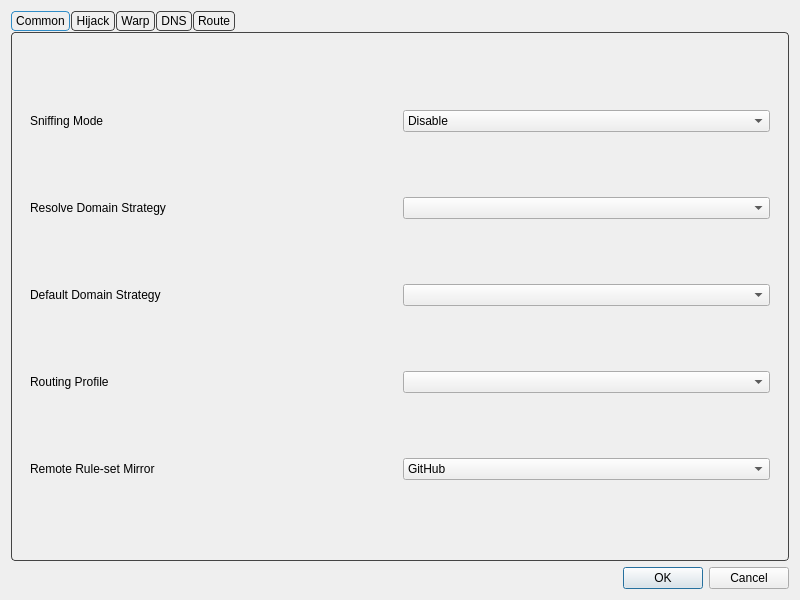
<?xml version="1.0" encoding="UTF-8"?>
<ui version="4.0">
 <class>DialogManageRoutes</class>
 <widget class="QDialog" name="DialogManageRoutes">
  <property name="geometry">
   <rect>
    <x>0</x>
    <y>0</y>
    <width>800</width>
    <height>600</height>
   </rect>
  </property>
  <property name="windowTitle">
   <string>Routes</string>
  </property>
  <layout class="QVBoxLayout" name="verticalLayout">
   <item>
    <widget class="QTabWidget" name="tabWidget">
     <property name="styleSheet">
      <string notr="true">QTabWidget::pane {
    margin-top: 1px;
    border: 1px solid #444444;
    border-radius: 4px;
}

QTabBar {
    background: transparent;
    qproperty-drawBase: 0;
}

QTabBar::tab {
    border: 1px solid #444444;
    border-radius: 4px;

    padding: 2px 4px;
    margin-right: 1px;
}

QTabBar::tab:selected {
    border: 1px solid palette(highlight);
}

QTabBar::tab:!selected {
    border: 1px solid #444444;
}

QTabBar::tab:hover:!selected {
    border: 1px solid #444444;
}</string>
     </property>
     <property name="currentIndex">
      <number>0</number>
     </property>
     <widget class="QWidget" name="tab">
      <attribute name="title">
       <string>Common</string>
      </attribute>
      <layout class="QVBoxLayout" name="verticalLayout_3">
       <item>
        <widget class="QWidget" name="widget" native="true">
         <layout class="QGridLayout" name="gridLayout_2">
          <item row="4" column="1">
           <widget class="QComboBox" name="route_prof"/>
          </item>
          <item row="3" column="0">
           <widget class="QLabel" name="label_3">
            <property name="toolTip">
             <string>&lt;html&gt;&lt;head/&gt;&lt;body&gt;&lt;p&gt;Used as default strategy when resolving outbound/dns server Domain addresses&lt;/p&gt;&lt;/body&gt;&lt;/html&gt;</string>
            </property>
            <property name="text">
             <string>Default Domain Strategy</string>
            </property>
           </widget>
          </item>
          <item row="3" column="1">
           <widget class="QComboBox" name="default_domain_strategy">
            <property name="editable">
             <bool>false</bool>
            </property>
           </widget>
          </item>
          <item row="1" column="0">
           <widget class="QLabel" name="label">
            <property name="toolTip">
             <string>Sniffs the connections intial packet(s?) to identify the protocol and the SNI. Sniff result for destination also rewrites the destionation of the connection to the sniffed SNI. For more data on the sniffed protocol refer to the sing-box's documentation.</string>
            </property>
            <property name="text">
             <string>Sniffing Mode</string>
            </property>
           </widget>
          </item>
          <item row="2" column="0">
           <widget class="QLabel" name="label_6">
            <property name="toolTip">
             <string notr="true">&lt;html&gt;&lt;head/&gt;&lt;body&gt;&lt;p&gt;If not empty, resolves domains in requests according to the strategy&lt;/p&gt;&lt;/body&gt;&lt;/html&gt;</string>
            </property>
            <property name="text">
             <string>Resolve Domain Strategy</string>
            </property>
           </widget>
          </item>
          <item row="1" column="1">
           <widget class="QComboBox" name="sniffing_mode">
            <item>
             <property name="text">
              <string>Disable</string>
             </property>
            </item>
            <item>
             <property name="text">
              <string>Sniff result for routing</string>
             </property>
            </item>
           </widget>
          </item>
          <item row="4" column="0">
           <widget class="QLabel" name="route_prof_l">
            <property name="text">
             <string>Routing Profile</string>
            </property>
           </widget>
          </item>
          <item row="2" column="1">
           <widget class="QComboBox" name="domainStrategyCombo">
            <property name="editable">
             <bool>false</bool>
            </property>
           </widget>
          </item>
          <item row="5" column="0">
           <widget class="QLabel" name="ruleset_mirror_l">
            <property name="text">
             <string>Remote Rule-set Mirror</string>
            </property>
           </widget>
          </item>
          <item row="5" column="1">
           <widget class="QComboBox" name="ruleset_mirror">
            <item>
             <property name="text">
              <string>GitHub</string>
             </property>
            </item>
            <item>
             <property name="text">
              <string>jsDelivr(Cloudflare)</string>
             </property>
            </item>
            <item>
             <property name="text">
              <string>jsDelivr(Gcore)</string>
             </property>
            </item>
            <item>
             <property name="text">
              <string>jsDelivr(Quantil)</string>
             </property>
            </item>
            <item>
             <property name="text">
              <string>jsDelivr(Fastly)</string>
             </property>
            </item>
            <item>
             <property name="text">
              <string>jsDelivr(CDN)</string>
             </property>
            </item>
           </widget>
          </item>
         </layout>
        </widget>
       </item>
      </layout>
     </widget>
     <widget class="QWidget" name="tab_4">
      <attribute name="title">
       <string>Hijack</string>
      </attribute>
      <layout class="QVBoxLayout" name="verticalLayout_7">
       <item>
        <widget class="QGroupBox" name="hijack_box">
         <property name="title">
          <string>DNS Server</string>
         </property>
         <layout class="QFormLayout" name="formLayout">
          <item row="0" column="0">
           <widget class="QCheckBox" name="dnshijack_enable">
            <property name="text">
             <string>Enable</string>
            </property>
           </widget>
          </item>
          <item row="0" column="1">
           <widget class="QPushButton" name="dnshijack_what">
            <property name="text">
             <string>How does it work?</string>
            </property>
           </widget>
          </item>
          <item row="3" column="0">
           <widget class="QLabel" name="dnshijack_listenport_l">
            <property name="text">
             <string>Listen Port</string>
            </property>
           </widget>
          </item>
          <item row="3" column="1">
           <widget class="QLineEdit" name="dnshijack_listenport"/>
          </item>
          <item row="4" column="0">
           <widget class="QLabel" name="dnshijack_v4resp_l">
            <property name="text">
             <string>IPv4 Response</string>
            </property>
           </widget>
          </item>
          <item row="4" column="1">
           <widget class="QLineEdit" name="dnshijack_v4resp"/>
          </item>
          <item row="5" column="0">
           <widget class="QLabel" name="dnshijack_v6resp_l">
            <property name="text">
             <string>IPv6 Response</string>
            </property>
           </widget>
          </item>
          <item row="5" column="1">
           <widget class="QLineEdit" name="dnshijack_v6resp"/>
          </item>
          <item row="6" column="0">
           <widget class="QLabel" name="dnshijack_rules_l">
            <property name="toolTip">
             <string>&lt;html&gt;&lt;head/&gt;&lt;body&gt;&lt;p&gt;Following format should be used:&lt;br/&gt;domain:a.com&lt;/p&gt;&lt;p&gt;suffix:a.com&lt;/p&gt;&lt;p&gt;regex:someregex&lt;/p&gt;&lt;p&gt;rule_set:nameOfRuleSet&lt;/p&gt;&lt;/body&gt;&lt;/html&gt;</string>
            </property>
            <property name="text">
             <string>Rules</string>
            </property>
           </widget>
          </item>
          <item row="6" column="1">
           <widget class="QTextEdit" name="dnshijack_rules"/>
          </item>
          <item row="2" column="1">
           <widget class="QCheckBox" name="dnshijack_allow_lan">
            <property name="toolTip">
             <string>&lt;html&gt;&lt;head/&gt;&lt;body&gt;&lt;p&gt;Whether to listen on 0.0.0.0 so that other devices on LAN can use this server&lt;/p&gt;&lt;/body&gt;&lt;/html&gt;</string>
            </property>
            <property name="text">
             <string>Allow Lan to Connect</string>
            </property>
           </widget>
          </item>
         </layout>
        </widget>
       </item>
       <item>
        <widget class="QGroupBox" name="groupBox_3">
         <property name="title">
          <string>Redirect Settings</string>
         </property>
         <layout class="QFormLayout" name="formLayout_2">
          <item row="2" column="1">
           <widget class="QLineEdit" name="redirect_listenport"/>
          </item>
          <item row="2" column="0">
           <widget class="QLabel" name="redirect_listenport_l">
            <property name="text">
             <string>Listen Port</string>
            </property>
           </widget>
          </item>
          <item row="0" column="0">
           <widget class="QCheckBox" name="redirect_enable">
            <property name="text">
             <string>Enable</string>
            </property>
           </widget>
          </item>
          <item row="1" column="1">
           <widget class="QLineEdit" name="redirect_listenaddr"/>
          </item>
          <item row="1" column="0">
           <widget class="QLabel" name="redirect_listenaddr_l">
            <property name="text">
             <string>Listen Address</string>
            </property>
           </widget>
          </item>
         </layout>
        </widget>
       </item>
      </layout>
     </widget>
     <widget class="QWidget" name="tab_5">
      <attribute name="title">
       <string>Warp</string>
      </attribute>
      <layout class="QVBoxLayout" name="verticalLayout_8">
       <item>
        <widget class="QWidget" name="widget_3" native="true">
         <layout class="QFormLayout" name="formLayout_3">
          <item row="0" column="0">
           <widget class="QCheckBox" name="enable_warp">
            <property name="toolTip">
             <string>&lt;html&gt;&lt;head/&gt;&lt;body&gt;&lt;p&gt;Enables the following config to be used as egress, useful for bypassing services restrciting non-warp VPNs&lt;/p&gt;&lt;/body&gt;&lt;/html&gt;</string>
            </property>
            <property name="text">
             <string>Enable Warp</string>
            </property>
           </widget>
          </item>
          <item row="1" column="0">
           <widget class="QLabel" name="label_7">
            <property name="text">
             <string>Endpoint</string>
            </property>
           </widget>
          </item>
          <item row="1" column="1">
           <widget class="QLineEdit" name="warp_ep"/>
          </item>
          <item row="2" column="0">
           <widget class="QLabel" name="label_4">
            <property name="text">
             <string>Private Key</string>
            </property>
           </widget>
          </item>
          <item row="2" column="1">
           <widget class="QLineEdit" name="warp_private_key"/>
          </item>
          <item row="3" column="0">
           <widget class="QLabel" name="label_5">
            <property name="text">
             <string>Public Key</string>
            </property>
           </widget>
          </item>
          <item row="3" column="1">
           <widget class="QLineEdit" name="warp_public_key"/>
          </item>
          <item row="4" column="0">
           <widget class="QLabel" name="label_12">
            <property name="text">
             <string>Interface Addresses</string>
            </property>
           </widget>
          </item>
          <item row="4" column="1">
           <widget class="QLineEdit" name="warp_ifc_addrs"/>
          </item>
          <item row="5" column="1">
           <widget class="QPushButton" name="warp_autogen">
            <property name="toolTip">
             <string>&lt;html&gt;&lt;head/&gt;&lt;body&gt;&lt;p&gt;Gets a new config from cloudflare API&lt;/p&gt;&lt;/body&gt;&lt;/html&gt;</string>
            </property>
            <property name="text">
             <string>Generate Warp Config</string>
            </property>
           </widget>
          </item>
         </layout>
        </widget>
       </item>
      </layout>
     </widget>
     <widget class="QWidget" name="tab_3">
      <attribute name="title">
       <string>DNS</string>
      </attribute>
      <layout class="QVBoxLayout" name="verticalLayout_4">
       <item>
        <widget class="QGroupBox" name="simple_dns_box">
         <property name="title">
          <string>Simple DNS Settings</string>
         </property>
         <layout class="QGridLayout" name="gridLayout">
          <item row="2" column="0">
           <widget class="QLabel" name="label_8">
            <property name="toolTip">
             <string>This is especially important and it is recommended to use the default value of &quot;localhost&quot;.
If the default value does not work, try changing it to &quot;223.5.5.5&quot;.
For more information, see the document &quot;Configuration/DNS&quot;.</string>
            </property>
            <property name="text">
             <string>Direct DNS</string>
            </property>
           </widget>
          </item>
          <item row="6" column="3">
           <layout class="QHBoxLayout" name="horizontalLayout_3">
            <item>
             <widget class="QComboBox" name="dns_final_out">
              <item>
               <property name="text">
                <string notr="true">remote</string>
               </property>
              </item>
              <item>
               <property name="text">
                <string notr="true">direct</string>
               </property>
              </item>
             </widget>
            </item>
            <item>
             <widget class="QCheckBox" name="enable_fakeip">
              <property name="text">
               <string>Enable FakeIP</string>
              </property>
             </widget>
            </item>
            <item>
             <widget class="QCheckBox" name="enable_dns_routing">
              <property name="toolTip">
               <string>&lt;html&gt;&lt;head/&gt;&lt;body&gt;&lt;p&gt;When enabled, domains destined for direct outbound will also be resolved using direct dns&lt;/p&gt;&lt;/body&gt;&lt;/html&gt;</string>
              </property>
              <property name="text">
               <string>Enable DNS Routing</string>
              </property>
             </widget>
            </item>
           </layout>
          </item>
          <item row="2" column="3">
           <layout class="QHBoxLayout" name="horizontalLayout_8">
            <item>
             <widget class="QComboBox" name="direct_dns">
              <property name="sizePolicy">
               <sizepolicy hsizetype="Expanding" vsizetype="Fixed">
                <horstretch>0</horstretch>
                <verstretch>0</verstretch>
               </sizepolicy>
              </property>
              <property name="editable">
               <bool>true</bool>
              </property>
              <item>
               <property name="text">
                <string notr="true">localhost</string>
               </property>
              </item>
              <item>
               <property name="text">
                <string notr="true">223.5.5.5</string>
               </property>
              </item>
              <item>
               <property name="text">
                <string notr="true">119.29.29.29</string>
               </property>
              </item>
              <item>
               <property name="text">
                <string notr="true">178.22.122.100</string>
               </property>
              </item>
              <item>
               <property name="text">
                <string notr="true">77.88.8.8</string>
               </property>
              </item>
             </widget>
            </item>
            <item>
             <widget class="QLabel" name="label_11">
              <property name="text">
               <string>Query Strategy</string>
              </property>
             </widget>
            </item>
            <item>
             <widget class="QComboBox" name="direct_dns_strategy"/>
            </item>
           </layout>
          </item>
          <item row="1" column="3">
           <layout class="QHBoxLayout" name="horizontalLayout_7">
            <item>
             <widget class="QComboBox" name="remote_dns">
              <property name="sizePolicy">
               <sizepolicy hsizetype="Expanding" vsizetype="Fixed">
                <horstretch>0</horstretch>
                <verstretch>0</verstretch>
               </sizepolicy>
              </property>
              <property name="editable">
               <bool>true</bool>
              </property>
              <item>
               <property name="text">
                <string notr="true">tls://8.8.8.8</string>
               </property>
              </item>
              <item>
               <property name="text">
                <string notr="true">tls://1.1.1.1</string>
               </property>
              </item>
              <item>
               <property name="text">
                <string notr="true">8.8.8.8</string>
               </property>
              </item>
              <item>
               <property name="text">
                <string notr="true">1.1.1.1</string>
               </property>
              </item>
             </widget>
            </item>
            <item>
             <widget class="QLabel" name="label_10">
              <property name="text">
               <string>Query Strategy</string>
              </property>
             </widget>
            </item>
            <item>
             <widget class="QComboBox" name="remote_dns_strategy"/>
            </item>
           </layout>
          </item>
          <item row="1" column="0">
           <widget class="QLabel" name="label_9">
            <property name="toolTip">
             <string>&lt;html&gt;&lt;head/&gt;&lt;body&gt;&lt;p&gt;examples:&lt;br/&gt;tls://8.8.8.8&lt;br/&gt;https://domain/path&lt;/p&gt;&lt;p&gt;tcp://8.8.8.8:1234&lt;/p&gt;&lt;p&gt;dhcp://auto&lt;/p&gt;&lt;p&gt;h3://domain/path&lt;/p&gt;&lt;p&gt;quic://domain:4632&lt;/p&gt;&lt;p&gt;etc&lt;/p&gt;&lt;/body&gt;&lt;/html&gt;</string>
            </property>
            <property name="text">
             <string>Remote DNS</string>
            </property>
            <property name="buddy">
             <cstring>widget</cstring>
            </property>
           </widget>
          </item>
          <item row="4" column="3">
           <layout class="QHBoxLayout" name="horizontalLayout_5">
            <item>
             <widget class="QLineEdit" name="local_override"/>
            </item>
           </layout>
          </item>
          <item row="4" column="0">
           <widget class="QLabel" name="label_2">
            <property name="toolTip">
             <string>&lt;html&gt;&lt;head/&gt;&lt;body&gt;&lt;p&gt;Local DNS can not be used in some configurations, you will have to set an ip here to be used as local dns in such situations&lt;/p&gt;&lt;/body&gt;&lt;/html&gt;</string>
            </property>
            <property name="text">
             <string>Local Override</string>
            </property>
           </widget>
          </item>
          <item row="6" column="0">
           <widget class="QLabel" name="dns_final_out_l">
            <property name="text">
             <string>Default DNS server</string>
            </property>
           </widget>
          </item>
         </layout>
        </widget>
       </item>
       <item>
        <widget class="QGroupBox" name="groupBox_2">
         <property name="title">
          <string>DNS Object Settings</string>
         </property>
         <layout class="QVBoxLayout" name="verticalLayout_5">
          <item>
           <layout class="QHBoxLayout" name="horizontalLayout_4">
            <item>
             <widget class="QCheckBox" name="use_dns_object">
              <property name="text">
               <string>Use DNS Object</string>
              </property>
             </widget>
            </item>
            <item>
             <widget class="QPushButton" name="format_dns_object">
              <property name="sizePolicy">
               <sizepolicy hsizetype="Maximum" vsizetype="Fixed">
                <horstretch>0</horstretch>
                <verstretch>0</verstretch>
               </sizepolicy>
              </property>
              <property name="text">
               <string>Format</string>
              </property>
             </widget>
            </item>
            <item>
             <widget class="QPushButton" name="dns_document">
              <property name="sizePolicy">
               <sizepolicy hsizetype="Maximum" vsizetype="Fixed">
                <horstretch>0</horstretch>
                <verstretch>0</verstretch>
               </sizepolicy>
              </property>
              <property name="text">
               <string>Document</string>
              </property>
             </widget>
            </item>
           </layout>
          </item>
          <item>
           <widget class="QPlainTextEdit" name="dns_object"/>
          </item>
         </layout>
        </widget>
       </item>
      </layout>
     </widget>
     <widget class="QWidget" name="tab_2">
      <attribute name="title">
       <string>Route</string>
      </attribute>
      <layout class="QVBoxLayout" name="verticalLayout_2">
       <item>
        <widget class="QGroupBox" name="route_profiles_box">
         <property name="title">
          <string>Routing Profiles</string>
         </property>
         <layout class="QVBoxLayout" name="verticalLayout_6">
          <item>
           <widget class="QListWidget" name="route_profiles"/>
          </item>
          <item>
           <widget class="QWidget" name="widget_2" native="true">
            <layout class="QHBoxLayout" name="horizontalLayout_2">
             <item>
              <widget class="QPushButton" name="new_route">
               <property name="text">
                <string>New</string>
               </property>
              </widget>
             </item>
             <item>
              <widget class="QPushButton" name="clone_route">
               <property name="text">
                <string>Clone</string>
               </property>
              </widget>
             </item>
             <item>
              <widget class="QPushButton" name="export_route">
               <property name="text">
                <string>Export</string>
               </property>
              </widget>
             </item>
             <item>
              <widget class="QPushButton" name="edit_route">
               <property name="text">
                <string>Edit</string>
               </property>
              </widget>
             </item>
             <item>
              <widget class="QPushButton" name="delete_route">
               <property name="text">
                <string>Delete</string>
               </property>
              </widget>
             </item>
            </layout>
           </widget>
          </item>
         </layout>
        </widget>
       </item>
      </layout>
     </widget>
    </widget>
   </item>
   <item>
    <layout class="QHBoxLayout" name="horizontalLayout">
     <item>
      <widget class="QDialogButtonBox" name="buttonBox">
       <property name="sizePolicy">
        <sizepolicy hsizetype="Preferred" vsizetype="Preferred">
         <horstretch>0</horstretch>
         <verstretch>0</verstretch>
        </sizepolicy>
       </property>
       <property name="standardButtons">
        <set>QDialogButtonBox::StandardButton::Cancel|QDialogButtonBox::StandardButton::Ok</set>
       </property>
      </widget>
     </item>
    </layout>
   </item>
  </layout>
 </widget>
 <tabstops>
  <tabstop>tabWidget</tabstop>
  <tabstop>sniffing_mode</tabstop>
  <tabstop>domainStrategyCombo</tabstop>
  <tabstop>default_domain_strategy</tabstop>
  <tabstop>remote_dns</tabstop>
  <tabstop>remote_dns_strategy</tabstop>
  <tabstop>direct_dns</tabstop>
  <tabstop>direct_dns_strategy</tabstop>
  <tabstop>dns_final_out</tabstop>
  <tabstop>use_dns_object</tabstop>
  <tabstop>format_dns_object</tabstop>
  <tabstop>dns_document</tabstop>
  <tabstop>dns_object</tabstop>
 </tabstops>
 <resources/>
 <connections>
  <connection>
   <sender>buttonBox</sender>
   <signal>rejected()</signal>
   <receiver>DialogManageRoutes</receiver>
   <slot>reject()</slot>
   <hints>
    <hint type="sourcelabel">
     <x>399</x>
     <y>574</y>
    </hint>
    <hint type="destinationlabel">
     <x>399</x>
     <y>299</y>
    </hint>
   </hints>
  </connection>
  <connection>
   <sender>buttonBox</sender>
   <signal>accepted()</signal>
   <receiver>DialogManageRoutes</receiver>
   <slot>accept()</slot>
   <hints>
    <hint type="sourcelabel">
     <x>399</x>
     <y>574</y>
    </hint>
    <hint type="destinationlabel">
     <x>399</x>
     <y>299</y>
    </hint>
   </hints>
  </connection>
 </connections>
</ui>
